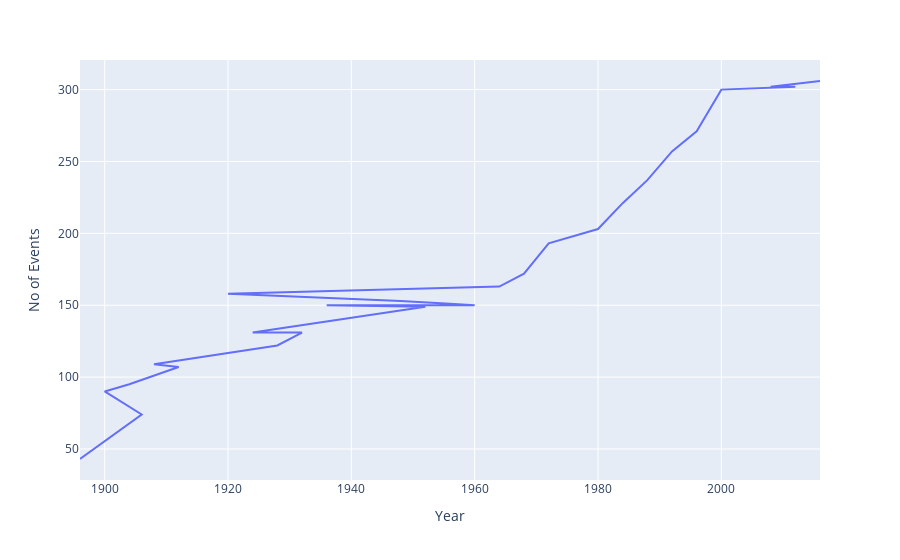

Write notebook code for a chart like this one.
### Code cell
fig = px.line(events_per_year,x='Year',y="No of Events")
fig.show()

### Figure 1 — Plotly figure (JSON) as saved in the notebook; plotly's stock layout.template omitted (floating-point values rounded to 4 significant figures)
{"data": [{"hovertemplate": "Year=%{x}<br>No of Events=%{y}<extra></extra>", "legendgroup": "", "line": {"color": "#636efa", "dash": "solid"}, "marker": {"symbol": "circle"}, "mode": "lines", "name": "", "orientation": "v", "showlegend": false, "type": "scatter", "x": [2016, 2008, 2012, 2004, 2000, 1996, 1992, 1988, 1984, 1980, 1976, 1972, 1968, 1964, 1920, 1948, 1956, 1960, 1936, 1952, 1924, 1932, 1928, 1908, 1912, 1904, 1900, 1906, 1896], "xaxis": "x", "y": [306, 302, 302, 301, 300, 271, 257, 237, 221, 203, 198, 193, 172, 163, 158, 153, 151, 150, 150, 149, 131, 131, 122, 109, 107, 95, 90, 74, 43], "yaxis": "y"}], "layout": {"legend": {"tracegroupgap": 0}, "margin": {"t": 60}, "xaxis": {"anchor": "y", "domain": [0, 1], "title": {"text": "Year"}}, "yaxis": {"anchor": "x", "domain": [0, 1], "title": {"text": "No of Events"}}}}
